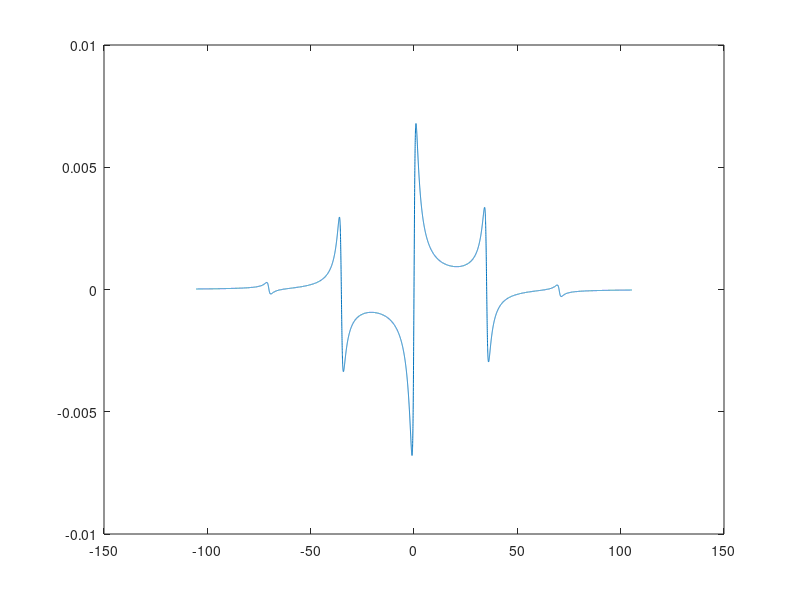

The MATLAB source for this figure:
%For a spherically symmetric cavity

L=.135;  %cavity length in meters
C=2.998E8; %speed of light m/s
t=0;  %stating time is static for future use
r1=5; %radius of M1 in meters
g1=1-L/r1;
r2=10000000000000000;  %radius of M2 in meters
g2=1-L/r2;
lambda=811.754E-9; %wavelength in meters
omega0=2*pi*C/lambda;  %light angular frequency
nu0=omega0/2/pi; %light frequency
R1=0.9973;   %Mirror 1 reflectivity
R2=0.9973;   %Mirror 2 reflectivity
r=sqrt(R1*R2);
Trt=2*L/C;  %Round-trip time
linewidth=C/2/L*(1-sqrt(R1*R2))/(pi*((R1*R2)^.25)); %cavity linewidth
Finesse=(pi*(R1*R2)^(.25))/(1-sqrt(R1*R2));
FSR=C/(2*L);   %free spectral range
Q=C/linewidth/lambda; %Cavity Q-factor
Lifetime=Q/omega0; %Photon Lifetime

for m=0:1:3
    for n=0:1:3
        Modes(m+1,n+1)=C/2/L*(1+m+n)/pi*acos(sqrt(g1*g2))/1000000;
    end
end


Feom=35.15E6;  %EOM frequency
OMEGA=2*pi*Feom;  %EOM angular frequency
Pc=0.016;  %Carrier power in W
Ps=0.00072;  %Sideband power in W
Pss=0.000005;  %Secondary sideband power in W


omega=omega0-3*OMEGA:1E5:omega0+3*OMEGA;
F=r*(exp(i.*(omega-omega0)./FSR)-1)./(1-r*r*exp(i.*(omega-omega0)./FSR));
F2=F.*conj(F);
FmO=r*(exp(i.*((omega-OMEGA)-omega0)./FSR)-1)./(1-r*r*exp(i.*((omega-OMEGA)-omega0)./FSR));
FmO2=FmO.*conj(FmO);
FpO=r*(exp(i.*((omega+OMEGA)-omega0)./FSR)-1)./(1-r*r*exp(i.*((omega+OMEGA)-omega0)./FSR));
FpO2=FpO.*conj(FpO);
FmmO=r*(exp(i.*((omega-2*OMEGA)-omega0)./FSR)-1)./(1-r*r*exp(i.*((omega-2*OMEGA)-omega0)./FSR));
FmmO2=FmmO.*conj(FmmO);
FppO=r*(exp(i.*((omega+2*OMEGA)-omega0)./FSR)-1)./(1-r*r*exp(i.*((omega+2*OMEGA)-omega0)./FSR));
FppO2=FppO.*conj(FppO);

%Only includes 1st order sidebands (Pinc for 2nd order is not calculated)
Pincident=Pc*F2+Ps*(FpO2+FmO2)+2*sqrt(Pc*Ps)*real(F.*conj(FpO)-...
    conj(F).*FmO)*cos(OMEGA*t)+2*sqrt(Pc*Ps)*imag(F.*conj(FpO)-...
    conj(F).*FmO)*sin(OMEGA*t);
error1=-2*sqrt(Pc*Ps)*imag(F.*conj(FpO)-conj(F).*FmO);

%Error signal with 1st & 2nd order sidebands for higher EOM powers
error2=-2*sqrt(Pc*Ps)*imag(F.*conj(FpO)-conj(F).*FmO)...
    -2*sqrt(Ps*Pss)*imag(FpO.*conj(FppO)-conj(FpO).*FmmO)-2*sqrt(Ps*Pss)*imag(FpO.*conj(FmmO)-conj(FpO).*FppO) -2*sqrt(Ps*Pss)*imag(FmO.*conj(FppO)-conj(FmO).*FmmO)-2*sqrt(Ps*Pss)*imag(FmO.*conj(FmmO)-conj(FmO).*FppO);

angfrequency=-3*OMEGA/(10^6):0.1:3*OMEGA/(10^6);
frequency=angfrequency/2/pi;
plot(frequency,error2)
